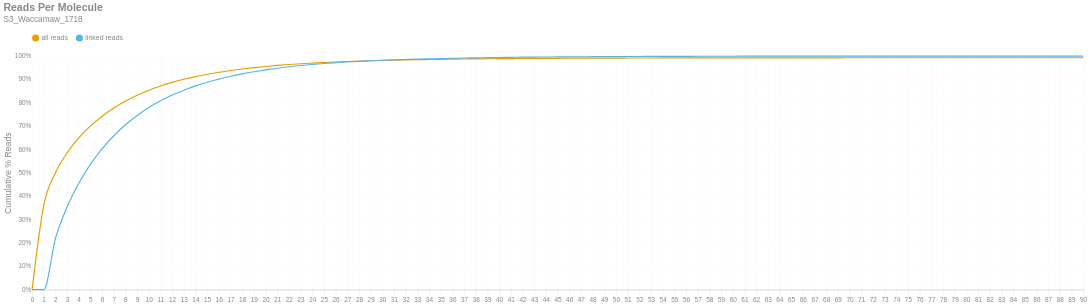

The cell this chart's notebook holds for it:
### Markdown cell above
### Reads per Molecule
This chart shows the cumulative distribution of the number of reads per linked molecule. That is, how many alignments are associated with a unique molecule. This excludes the number of reads associated with invalid or absent linked-read barcodes. The `linked` histogram is the percentages recalculated when disregarding singletons.

### Code cell
if SKIPLR:
    print_html(f"Skipped")
else:
    counts = np.bincount(valids['reads'].cast(pl.Int64).to_numpy())
    weighted = counts * np.arange(len(counts))
    all_perc = weighted / n_reads
    linked_perc = weighted / n_linked_reads
    linked_perc[1] = 0
    binned_df = pl.DataFrame({
        'readsper': list(range(len(counts))),
        'all reads (cumsum)': np.cumsum(all_perc).tolist(),
        'linked reads (cumsum)': np.cumsum(linked_perc).tolist(),
    })

    with SafeRender(binned_df):
        (
            density_plot(binned_df, 'Reads Per Molecule', samplename, 'readspmol')
            .encode(
                x=alt.X('readsper:O', title=None).axis(labelAngle=0).scale(padding=0),
                y=alt.Y('value:Q', title='Cumulative % Reads').axis(format='%').stack(False),
                color=alt.Color("key:N").scale(domain=["all reads", "linked reads"]),
                tooltip=[
                    alt.Tooltip("key:N", title="Data Type"),
                    alt.Tooltip("readsper:O", title="Reads Per Molecule"),
                    alt.Tooltip("value:Q", format=".2%", title="% Reads (Cum.)")
                ]            
            )
        ).display()

### Figure 1 — Vega-Lite specification as saved in the notebook (floating-point values rounded to 4 significant figures)
{"width": "container", "height": 400, "config": {"title": {"anchor": "start", "dy": -15, "fontSize": 18, "color": "#888888", "subtitleColor": "#888888", "subtitleFontSize": 14}, "arc": {"fill": "#0072B2"}, "axis": {"domainColor": "#888888", "domainWidth": 0.5, "gridWidth": 0.2, "grid": false, "titleFontWeight": 400, "titleFontSize": 15, "labelFontSize": 11, "labelColor": "#888888", "tickColor": "#888888", "tickWidth": 0.2, "titleColor": "#888888"}, "axisBand": {"grid": false}, "axisX": {"grid": true, "tickSize": 10, "domainCap": "round"}, "axisY": {"domain": false, "grid": true, "tickSize": 0, "domainCap": "round"}, "background": "transparent", "header": {"labelFontSize": 15, "labelColor": "#888888", "titleFontSize": 15, "titleFontWeight": 600, "titleColor": "#888888"}, "legend": {"labelFont": "sans-serif", "labelFontSize": 12, "labelColor": "#888888", "symbolSize": 100, "symbolType": "circle", "titleFontSize": 12, "titlePadding": 10, "titleColor": "#888888", "title": null, "orient": "top"}, "range": {"category": ["#E69F00", "#56B4E9", "#009E73", "#F0E442", "#0072B2", "#D55E00", "#CC79A7", "#000000"], "diverging": ["#cfe8f3", "#a2d4ec", "#73bfe2", "#46abdb", "#1696d2", "#12719e"]}, "area": {"fill": "#0072B2", "fillOpacity": 0.7, "line": true, "strokeOpacity": 0.7}, "line": {"color": "#0072B2", "stroke": "#0072B2", "strokeWidth": 2}, "trail": {"color": "#0072B2", "stroke": "#0072B2", "strokeWidth": 0, "size": 1}, "point": {"filled": true, "fillOpacity": 1.0, "size": 95}, "text": {"color": "#888888", "fontSize": 11, "align": "right", "fontWeight": 400, "size": 11}, "bar": {"fill": "#0072B2", "stroke": null}, "view": {"stroke": null, "continuousWidth": 660, "continuousHeight": 400}}, "data": {"name": "data-19bafcc4a64a584344ac33764d6714da"}, "mark": {"type": "line", "interpolate": "monotone", "point": {"opacity": 0, "size": 275}}, "encoding": {"color": {"field": "key", "scale": {"domain": ["all reads", "linked reads"]}, "type": "nominal"}, "tooltip": [{"field": "key", "title": "Data Type", "type": "nominal"}, {"field": "readsper", "title": "Reads Per Molecule", "type": "ordinal"}, {"field": "value", "format": ".2%", "title": "% Reads (Cum.)", "type": "quantitative"}], "x": {"axis": {"labelAngle": 0}, "field": "readsper", "scale": {"padding": 0}, "title": null, "type": "ordinal"}, "y": {"axis": {"format": "%"}, "field": "value", "stack": false, "title": "Cumulative % Reads", "type": "quantitative"}}, "params": [{"name": "param_c36ac31b6afebe62", "select": {"type": "point", "fields": ["key"]}, "bind": "legend"}], "title": {"text": "Reads Per Molecule", "subtitle": "S3_Waccamaw_1718"}, "transform": [{"fold": ["all reads (cumsum)", "linked reads (cumsum)"]}, {"calculate": "replace(datum.key, ' (cumsum)', '')", "as": "key"}, {"filter": {"param": "param_c36ac31b6afebe62"}}], "usermeta": {"embedOptions": {"downloadFileName": "S3_Waccamaw_1718.readspmol"}}, "$schema": "https://vega.github.io/schema/vega-lite/v6.1.0.json", "datasets": {"data-19bafcc4a64a584344ac33764d6714da": [{"readsper": 0, "all reads (cumsum)": 0.0, "linked reads (cumsum)": 0.0}, {"readsper": 1, "all reads (cumsum)": 0.3618, "linked reads (cumsum)": 0.0}, {"readsper": 2, "all reads (cumsum)": 0.5002, "linked reads (cumsum)": 0.2194}, {"readsper": 3, "all reads (cumsum)": 0.5858, "linked reads (cumsum)": 0.355}, {"readsper": 4, "all reads (cumsum)": 0.6495, "linked reads (cumsum)": 0.4559}, {"readsper": 5, "all reads (cumsum)": 0.7009, "linked reads (cumsum)": 0.5374}, {"readsper": 6, "all reads (cumsum)": 0.7425, "linked reads (cumsum)": 0.6034}, {"readsper": 7, "all reads (cumsum)": 0.7776, "linked reads (cumsum)": 0.659}, {"readsper": 8, "all reads (cumsum)": 0.8073, "linked reads (cumsum)": 0.706}, {"readsper": 9, "all reads (cumsum)": 0.8323, "linked reads (cumsum)": 0.7457}, {"readsper": 10, "all reads (cumsum)": 0.8537, "linked reads (cumsum)": 0.7796}, {"readsper": 11, "all reads (cumsum)": 0.872, "linked reads (cumsum)": 0.8086}, {"readsper": 12, "all reads (cumsum)": 0.8874, "linked reads (cumsum)": 0.833}, {"readsper": 13, "all reads (cumsum)": 0.9006, "linked reads (cumsum)": 0.8539}, {"readsper": 14, "all reads (cumsum)": 0.9122, "linked reads (cumsum)": 0.8724}, {"readsper": 15, "all reads (cumsum)": 0.9221, "linked reads (cumsum)": 0.888}, {"readsper": 16, "all reads (cumsum)": 0.9304, "linked reads (cumsum)": 0.9012}, {"readsper": 17, "all reads (cumsum)": 0.9382, "linked reads (cumsum)": 0.9135}, {"readsper": 18, "all reads (cumsum)": 0.9447, "linked reads (cumsum)": 0.9238}, {"readsper": 19, "all reads (cumsum)": 0.9503, "linked reads (cumsum)": 0.9327}, {"readsper": 20, "all reads (cumsum)": 0.9554, "linked reads (cumsum)": 0.9408}, {"readsper": 21, "all reads (cumsum)": 0.9599, "linked reads (cumsum)": 0.948}, {"readsper": 22, "all reads (cumsum)": 0.9639, "linked reads (cumsum)": 0.9542}, {"readsper": 23, "all reads (cumsum)": 0.9673, "linked reads (cumsum)": 0.9596}, {"readsper": 24, "all reads (cumsum)": 0.97, "linked reads (cumsum)": 0.9639}, {"readsper": 25, "all reads (cumsum)": 0.9726, "linked reads (cumsum)": 0.968}, {"readsper": 26, "all reads (cumsum)": 0.9747, "linked reads (cumsum)": 0.9714}, {"readsper": 27, "all reads (cumsum)": 0.9767, "linked reads (cumsum)": 0.9745}, {"readsper": 28, "all reads (cumsum)": 0.9786, "linked reads (cumsum)": 0.9776}, {"readsper": 29, "all reads (cumsum)": 0.9801, "linked reads (cumsum)": 0.9799}, {"readsper": 30, "all reads (cumsum)": 0.9815, "linked reads (cumsum)": 0.9821}, {"readsper": 31, "all reads (cumsum)": 0.9826, "linked reads (cumsum)": 0.9839}, {"readsper": 32, "all reads (cumsum)": 0.9836, "linked reads (cumsum)": 0.9854}, {"readsper": 33, "all reads (cumsum)": 0.9845, "linked reads (cumsum)": 0.9869}, {"readsper": 34, "all reads (cumsum)": 0.9853, "linked reads (cumsum)": 0.9882}, {"readsper": 35, "all reads (cumsum)": 0.9861, "linked reads (cumsum)": 0.9894}, {"readsper": 36, "all reads (cumsum)": 0.9868, "linked reads (cumsum)": 0.9905}, {"readsper": 37, "all reads (cumsum)": 0.9875, "linked reads (cumsum)": 0.9916}, {"readsper": 38, "all reads (cumsum)": 0.9879, "linked reads (cumsum)": 0.9923}, {"readsper": 39, "all reads (cumsum)": 0.9885, "linked reads (cumsum)": 0.9931}, {"readsper": 40, "all reads (cumsum)": 0.989, "linked reads (cumsum)": 0.994}, {"readsper": 41, "all reads (cumsum)": 0.9893, "linked reads (cumsum)": 0.9945}, {"readsper": 42, "all reads (cumsum)": 0.9897, "linked reads (cumsum)": 0.9951}, {"readsper": 43, "all reads (cumsum)": 0.9901, "linked reads (cumsum)": 0.9957}, {"readsper": 44, "all reads (cumsum)": 0.9902, "linked reads (cumsum)": 0.9959}, {"readsper": 45, "all reads (cumsum)": 0.9904, "linked reads (cumsum)": 0.9963}, {"readsper": 46, "all reads (cumsum)": 0.9907, "linked reads (cumsum)": 0.9968}, {"readsper": 47, "all reads (cumsum)": 0.9909, "linked reads (cumsum)": 0.9971}, {"readsper": 48, "all reads (cumsum)": 0.9911, "linked reads (cumsum)": 0.9973}, {"readsper": 49, "all reads (cumsum)": 0.9912, "linked reads (cumsum)": 0.9975}, {"readsper": 50, "all reads (cumsum)": 0.9914, "linked reads (cumsum)": 0.9977}, {"readsper": 51, "all reads (cumsum)": 0.9915, "linked reads (cumsum)": 0.998}, {"readsper": 52, "all reads (cumsum)": 0.9917, "linked reads (cumsum)": 0.9982}, {"readsper": 53, "all reads (cumsum)": 0.9918, "linked reads (cumsum)": 0.9985}, {"readsper": 54, "all reads (cumsum)": 0.992, "linked reads (cumsum)": 0.9987}, {"readsper": 55, "all reads (cumsum)": 0.992, "linked reads (cumsum)": 0.9988}, {"readsper": 56, "all reads (cumsum)": 0.9921, "linked reads (cumsum)": 0.9989}, {"readsper": 57, "all reads (cumsum)": 0.9922, "linked reads (cumsum)": 0.9991}, {"readsper": 58, "all reads (cumsum)": 0.9922, "linked reads (cumsum)": 0.9992}, {"readsper": 59, "all reads (cumsum)": 0.9923, "linked reads (cumsum)": 0.9993}, {"readsper": 60, "all reads (cumsum)": 0.9924, "linked reads (cumsum)": 0.9994}, {"readsper": 61, "all reads (cumsum)": 0.9925, "linked reads (cumsum)": 0.9995}, {"readsper": 62, "all reads (cumsum)": 0.9925, "linked reads (cumsum)": 0.9996}, {"readsper": 63, "all reads (cumsum)": 0.9925, "linked reads (cumsum)": 0.9996}, {"readsper": 64, "all reads (cumsum)": 0.9926, "linked reads (cumsum)": 0.9996}, {"readsper": 65, "all reads (cumsum)": 0.9926, "linked reads (cumsum)": 0.9997}, {"readsper": 66, "all reads (cumsum)": 0.9926, "linked reads (cumsum)": 0.9997}, {"readsper": 67, "all reads (cumsum)": 0.9926, "linked reads (cumsum)": 0.9997}, {"readsper": 68, "all reads (cumsum)": 0.9926, "linked reads (cumsum)": 0.9997}, {"readsper": 69, "all reads (cumsum)": 0.9926, "linked reads (cumsum)": 0.9997}, {"readsper": 70, "all reads (cumsum)": 0.9927, "linked reads (cumsum)": 0.9998}, {"readsper": 71, "all reads (cumsum)": 0.9927, "linked reads (cumsum)": 0.9998}, {"readsper": 72, "all reads (cumsum)": 0.9927, "linked reads (cumsum)": 0.9999}, {"readsper": 73, "all reads (cumsum)": 0.9927, "linked reads (cumsum)": 0.9999}, {"readsper": 74, "all reads (cumsum)": 0.9927, "linked reads (cumsum)": 0.9999}, {"readsper": 75, "all reads (cumsum)": 0.9927, "linked reads (cumsum)": 0.9999}, {"readsper": 76, "all reads (cumsum)": 0.9927, "linked reads (cumsum)": 0.9999}, {"readsper": 77, "all reads (cumsum)": 0.9927, "linked reads (cumsum)": 0.9999}, {"readsper": 78, "all reads (cumsum)": 0.9927, "linked reads (cumsum)": 0.9999}, {"readsper": 79, "all reads (cumsum)": 0.9927, "linked reads (cumsum)": 0.9999}, {"readsper": 80, "all reads (cumsum)": 0.9928, "linked reads (cumsum)": 1.0}, {"readsper": 81, "all reads (cumsum)": 0.9928, "linked reads (cumsum)": 1.0}, {"readsper": 82, "all reads (cumsum)": 0.9928, "linked reads (cumsum)": 1.0}, {"readsper": 83, "all reads (cumsum)": 0.9928, "linked reads (cumsum)": 1.0}, {"readsper": 84, "all reads (cumsum)": 0.9928, "linked reads (cumsum)": 1.0}, {"readsper": 85, "all reads (cumsum)": 0.9928, "linked reads (cumsum)": 1.0}, {"readsper": 86, "all reads (cumsum)": 0.9928, "linked reads (cumsum)": 1.0}, {"readsper": 87, "all reads (cumsum)": 0.9928, "linked reads (cumsum)": 1.0}, {"readsper": 88, "all reads (cumsum)": 0.9928, "linked reads (cumsum)": 1.0}, {"readsper": 89, "all reads (cumsum)": 0.9928, "linked reads (cumsum)": 1.0}, {"readsper": 90, "all reads (cumsum)": 0.9928, "linked reads (cumsum)": 1.0}]}}
